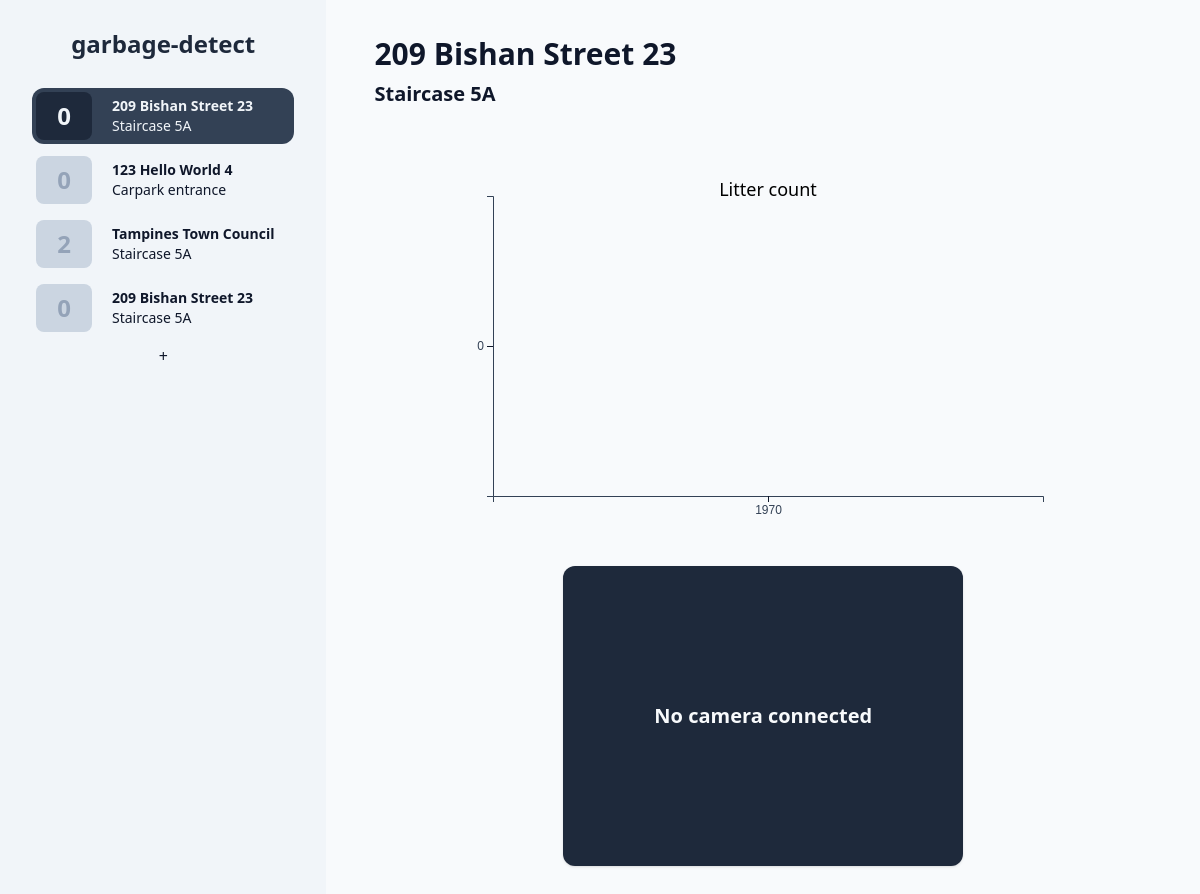
The app's page /b/814337 with its own data.
### tables this page shows
CREATE TABLE info (id, img_path, address, location, cam_expiry);

### app.py (the view)
@app.route('/b/<id>', methods=['GET', 'POST', 'PUT'])
def garbage_stats(id) -> str:
    if request.method == 'GET':
        return request_litter_data(id)
    elif request.method == 'POST':
        receive_camera_input(id)
    else:
        update_bin_details(id)
    return ''

### app.py (called while the page is built)
def request_litter_data(id: str) -> str:
    litter_data = (db.get_time_stamps(id), db.get_litter_counts(id))
    bins = db.fetch_bins()
    for i in bins:
        if i['id'] == id:
            target = i
            break
    return render_template('garbage-stats.html', bins=bins, target=target, litter_data=litter_data)

### db.py (called while the page is built)
def get_columns(table: str) -> list:
    return [i[1] for i in sql(f'PRAGMA table_info({table})').fetchall()]

def get_litter_counts(id):
    return [i[0] for i in sql(f'SELECT litter_count FROM bin{id}').fetchall()]

def get_property(id: str, property: str):
    return sql(f'SELECT {property} FROM info WHERE id="{id}"').fetchone()[0]

def get_time_stamps(id):
    return [i[0] for i in sql(f'SELECT time FROM bin{id}').fetchall()]

def fetch_bins():
    bins = [
        {
            prop: get_property(i, prop) for prop in get_columns('info')
        }
        for (i,) in sql('SELECT id FROM info').fetchall()
    ]
    for i in bins:
        i['cam_connected'] = time() < i['cam_expiry']
        i['latest_litter_count'] = sql(
            f'SELECT litter_count FROM bin{i["id"]} ORDER BY time DESC'
        ).fetchone()[0]
    return bins

### templates/garbage-stats.html (shortened to what this page needs)
{% extends 'base.html' %}
{% block stats %}
<input type="text" class="block bg-transparent hover:bg-slate-200 focus:bg-transparent
    text-3xl font-bold rounded-md focus-visible:ring-2 focus-visible:ring-slate-300
    focus-visible:rounded focus-visible:outline-none px-2 py-1" value="{{target.address}}" placeholder="Address"
    onfocusout="saveContent(this, 'address')" data-prev-value="{{target.address}}"
    onkeyup="if (event.keyCode == 13) this.blur();">
<input type="text" class="block bg-transparent hover:bg-slate-200 focus:bg-transparent
    text-xl font-semibold rounded-md focus-visible:ring-2 focus-visible:ring-slate-300
    focus-visible:rounded focus-visible:outline-none px-2 py-1" value="{{target.location}}" placeholder="Location"
    onfocusout="saveContent(this, 'location')" data-prev-value="{{target.location}}"
    onkeyup="if (event.keyCode == 13) this.blur();">
<div class="flex justify-center items-center flex-wrap gap-x-6 gap-y-10 w-auto mt-16">
    <div id="graph" class="flex flex-grow justify-center items-center"></div>
    <div class="flex flex-col justify-center text-center w-[400px]
    h-[300px] bg-slate-800 shadow rounded-xl overflow-hidden">
        {% if target.cam_connected %}
        <img id="photo" src="{{ url_for('static', filename=target.img_path) }}"
            alt="Garbage bin at {{ target.address }}, {{ target.location }}">
        {% else %}
        <div class="text-slate-50 text-xl font-bold">No camera connected</div>
        {% endif %}
    </div>
</div>
{% endblock %}

### templates/base.html (shortened to what this page needs)
<!DOCTYPE html>
<html lang="en" class="h-full">
<head>
    <link href="{{ url_for('static', filename='generated-styles.css') }}" rel="stylesheet">
</head>
<body class="h-full flex bg-slate-50 text-slate-900">
    <nav id="binNav"
        class="flex flex-col items-stretch gap-2 overflow-y-scroll bg-slate-100 py-2 px-8 h-screen min-w-max">
        <a href="/">
            <h1 class="text-2xl font-extrabold text-slate-800 w-full text-center my-5">garbage-detect</h1>
        </a>
        {% for bin in bins %}
        <a class="rounded-xl leading-5 duration-200 flex items-center min-h-[3.5rem] group
        {% if target.id == bin.id %} bg-slate-700 text-slate-100
        {% else %}  hover:bg-slate-200 {% endif %}" href="/b/{{bin.id}}">
            <div class="text-2xl font-semibold w-14 ml-1 h-[calc(100%-0.5rem)]
            flex items-center justify-center rounded-lg overflow-hidden
            {% if target.id == bin.id %} bg-slate-800 text-slate-100
            {% else %} bg-slate-300 text-slate-400 {% endif %}">
                <span class="group-hover:hidden">{{ bin.latest_litter_count }}</span>
            </div>
            <div class="px-5 py-2 text-sm">
                <div id="{{bin.id}}-address" class="font-bold">{{ bin.address }}</div>
                <div id="{{bin.id}}-location" class="font-normal">{{ bin.location }}</div>
            </div>
        </a>
        {% endfor %}
        <a href="/newbin" class="text-center">+</a>
    </nav>
    <main class="py-8 px-10 h-full flex-grow overflow-y-scroll">
        {% block stats %}{% endblock %}
    </main>
</body>
</html>

### static/generated-styles.css (style rules this page uses)
*,:after,:before { box-sizing:border-box;border:0 solid }
:after,:before { --tw-content:"" }
html { line-height:1.5;-webkit-text-size-adjust:100%;-moz-tab-size:4;-o-tab-size:4;tab-size:4;font-family:ui-sans-serif,system-ui,-apple-system,BlinkMacSystemFont,Segoe UI,Roboto,Helvetica Neue,Arial,Noto Sans,sans-serif,Apple Color Emoji,Segoe UI Emoji,Segoe UI Symbol,Noto Color Emoji }
body { margin:0;line-height:inherit }
h1,h2,h3,h4,h5,h6 { font-size:inherit;font-weight:inherit }
a { color:inherit;text-decoration:inherit }
button,input,optgroup,select,textarea { font-family:inherit;font-size:100%;line-height:inherit;color:inherit;margin:0;padding:0 }
blockquote,dd,dl,figure,h1,h2,h3,h4,h5,h6,hr,p,pre { margin:0 }
input::placeholder,textarea::placeholder { opacity:1;color:#9ca3af }
.shadow { --tw-ring-offset-shadow:0 0 #0000;--tw-ring-shadow:0 0 #0000;--tw-shadow:0 0 #0000;--tw-shadow-colored:0 0 #0000 }
.focus-visible\:ring-1,.focus-visible\:ring-2,.focus\:ring-2,.ring { --tw-ring-inset:var(--tw-empty, );--tw-ring-offset-width:0px;--tw-ring-offset-color:#fff;--tw-ring-color:rgba(59,130,246,.5);--tw-ring-offset-shadow:0 0 #0000;--tw-ring-shadow:0 0 #0000;--tw-shadow:0 0 #0000;--tw-shadow-colored:0 0 #0000 }
.my-5 { margin-top:1.25rem;margin-bottom:1.25rem }
.ml-1 { margin-left:.25rem }
.mt-16 { margin-top:4rem }
.block { display:block }
.flex { display:flex }
.h-full { height:100% }
.h-screen { height:100vh }
.h-\[calc\(100\%-0\.5rem\)\] { height:calc(100% - .5rem) }
.h-\[300px\] { height:300px }
.min-h-\[3\.5rem\] { min-height:3.5rem }
.w-full { width:100% }
.w-auto { width:auto }
.w-\[400px\] { width:400px }
.w-14 { width:3.5rem }
.min-w-max { min-width:-webkit-max-content;min-width:-moz-max-content;min-width:max-content }
.flex-grow { flex-grow:1 }
.flex-col { flex-direction:column }
.flex-wrap { flex-wrap:wrap }
.items-center { align-items:center }
.items-stretch { align-items:stretch }
.justify-center { justify-content:center }
.gap-2 { gap:.5rem }
.gap-x-6 { -moz-column-gap:1.5rem;column-gap:1.5rem }
.gap-y-10 { row-gap:2.5rem }
.overflow-hidden { overflow:hidden }
.overflow-y-scroll { overflow-y:scroll }
.rounded-xl { border-radius:.75rem }
.rounded-lg { border-radius:.5rem }
.rounded-md { border-radius:.375rem }
.bg-slate-50 { --tw-bg-opacity:1;background-color:rgb(248 250 252/var(--tw-bg-opacity)) }
.bg-slate-100 { --tw-bg-opacity:1;background-color:rgb(241 245 249/var(--tw-bg-opacity)) }
.bg-slate-700 { --tw-bg-opacity:1;background-color:rgb(51 65 85/var(--tw-bg-opacity)) }
.bg-slate-800 { --tw-bg-opacity:1;background-color:rgb(30 41 59/var(--tw-bg-opacity)) }
.bg-slate-300 { --tw-bg-opacity:1;background-color:rgb(203 213 225/var(--tw-bg-opacity)) }
.bg-transparent { background-color:initial }
.py-2 { padding-top:.5rem;padding-bottom:.5rem }
.px-8 { padding-left:2rem;padding-right:2rem }
.px-5 { padding-left:1.25rem;padding-right:1.25rem }
.py-8 { padding-top:2rem;padding-bottom:2rem }
.px-10 { padding-left:2.5rem;padding-right:2.5rem }
.px-2 { padding-left:.5rem;padding-right:.5rem }
.py-1 { padding-top:.25rem;padding-bottom:.25rem }
.text-center { text-align:center }
.text-2xl { font-size:1.5rem;line-height:2rem }
.text-sm { font-size:.875rem;line-height:1.25rem }
.text-3xl { font-size:1.875rem;line-height:2.25rem }
.text-xl { font-size:1.25rem;line-height:1.75rem }
.font-extrabold { font-weight:800 }
.font-semibold { font-weight:600 }
.font-bold { font-weight:700 }
.font-normal { font-weight:400 }
.leading-5 { line-height:1.25rem }
.text-slate-900 { --tw-text-opacity:1;color:rgb(15 23 42/var(--tw-text-opacity)) }
.text-slate-800 { --tw-text-opacity:1;color:rgb(30 41 59/var(--tw-text-opacity)) }
.text-slate-100 { --tw-text-opacity:1;color:rgb(241 245 249/var(--tw-text-opacity)) }
.text-slate-400 { --tw-text-opacity:1;color:rgb(148 163 184/var(--tw-text-opacity)) }
.text-slate-50 { --tw-text-opacity:1;color:rgb(248 250 252/var(--tw-text-opacity)) }
.shadow { --tw-shadow:0 1px 3px 0 rgba(0,0,0,.1),0 1px 2px -1px rgba(0,0,0,.1);--tw-shadow-colored:0 1px 3px 0 var(--tw-shadow-color),0 1px 2px -1px var(--tw-shadow-color);box-shadow:var(--tw-ring-offset-shadow,0 0 #0000),var(--tw-ring-shadow,0 0 #0000),var(--tw-shadow) }
.duration-200 { transition-duration:.2s }
* { box-sizing:border-box }

### records on screen
info: address "209 Bishan Street 23", location "Staircase 5A", address "209 Bishan Street 23", location "Staircase 5A"
info: address "123 Hello World 4", location "Carpark entrance"
info: address "Tampines Town Council", location "Staircase 5A"
info: address "209 Bishan Street 23", location "Staircase 5A"

### other values on screen
{{ bin.latest_litter_count }} "0" "0" "2" "0"
